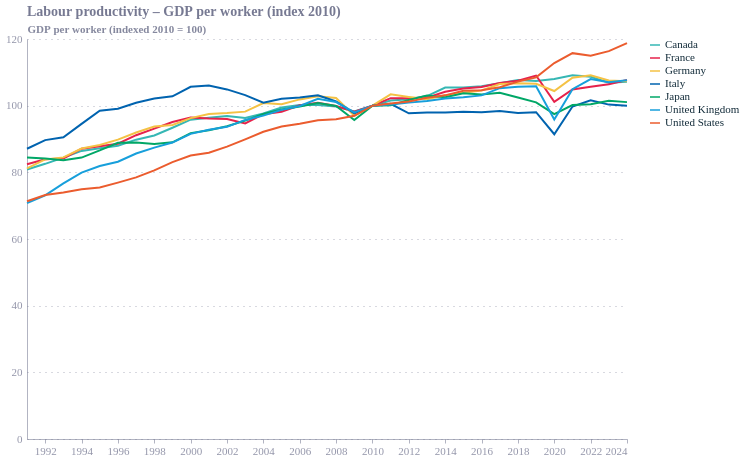

Source (notebook cell):
### Code cell
# line chart of GDP‑per‑worker indexed to 2010 (restrict to year ≤ 2000),
# with end-point markers and labels for United States and United Kingdom
df_2000 = wb_data[wb_data['year'] <= pd.Timestamp('2000-01-01')].copy()

lines = alt.Chart(df_2000).mark_line().encode(
    x='year:T',
    y=alt.Y('indexed_2010:Q', title='GDP per worker (indexed 2010 = 100)'),
    color=alt.Color('country:N', title=None)
)

# final point for each country (within the filtered range)
df_last = df_2000.loc[df_2000.groupby('country')['year'].idxmax()].reset_index(drop=True)
points = alt.Chart(df_last).mark_point(filled=True, size=60).encode(
    x='year:T',
    y='indexed_2010:Q',
    color=alt.Color('country:N', title=None)
)

# labels only for United States and United Kingdom, placed just to the right of the points
labels_df = df_last[df_last['country'].isin(['United States', 'United Kingdom'])]
labels = alt.Chart(labels_df).mark_text(align='left', dx=6, dy=-2).encode(
    x='year:T',
    y='indexed_2010:Q',
    text=alt.Text('indexed_2010:Q', format='.1f'),
    color=alt.Color('country:N', title=None)
)

chart_indexed = alt.layer(lines, points, labels).properties(
    width=600,
    height=400,
    title='Labour productivity – GDP per worker (index 2010) (≤2000)'
).interactive()

chart_indexed

### Figure 1 — Vega-Lite specification as saved in the notebook (floating-point values rounded to 4 significant figures; data arrays with more than 128 entries replaced by an {"elided": "..."} marker saying what was removed)
{"config": {"font": "Circular Std", "text": {"color": "#676A86", "align": "left", "baseline": "middle", "dx": 7, "dy": 0, "fontSize": 11}, "view": {"stroke": null, "continuousWidth": 400, "continuousHeight": 300, "discreteWidth": 400, "discreteHeight": 300}, "range": {"category": ["#36B7B4", "#E6224B", "#F4C245", "#0063AF", "#00A767", "#179FDB", "#EB5C2E"], "diverging": ["#E6224B", "#E54753", "#C9C9C9", "#179FDB", "#122B39"], "heatmap": ["#C9C9C9", "#179FDB", "#0063AF", "#122B39"], "ordinal": ["#00A767", "#36B7B4", "#179FDB", "#0063AF", "#243B5A"]}, "bar": {"color": "#179fdb"}, "line": {"color": "#e6224b"}, "rule": {"color": "#676A86"}, "area": {"opacity": 0.3}, "point": {"filled": true, "size": 80, "color": "#e6224b", "opacity": 0.95}, "geoshape": {"stroke": "white", "strokeWidth": 0.3}, "rect": {"fill": "#d6d4d4", "opacity": 0.3}, "axis": {"labelColor": "#676A86", "labelFontSize": 11, "labelFont": "Circular Std", "labelOpacity": 0.7, "tickColor": "#676A86", "tickOpacity": 0.5, "domainColor": "#676A86", "domainOpacity": 0.5, "gridColor": "#676A86", "gridDash": [2, 2], "gridOpacity": 0.5, "title": null, "titleColor": "#676A86", "titleOpacity": 0.8, "tickSize": 4}, "axisXDiscrete": {"grid": false, "labelAngle": 0, "tickCount": 10, "tickOpacity": 0.5, "title": null}, "axisYDiscrete": {"ticks": false, "labelPadding": 5}, "axisXTemporal": {"grid": false, "ticks": true}, "axisXQuantitative": {"grid": true}, "axisYQuantitative": {"gridColor": "#676A86", "gridDash": [1, 5], "gridOpacity": 0.5, "ticks": false, "labelPadding": 5, "tickCount": 8, "titleAngle": 0, "titleAlign": "left", "titleBaseline": "bottom", "titleX": 0, "titleY": -5}, "title": {"color": "#676A86E6", "subtitleColor": "#676A86", "font": "Circular Std", "subtitleFont": "Circular Std", "anchor": "start", "fontSize": 14, "subtitleFontSize": 12, "subtitlePadding": 4, "offset": 0, "frame": "group"}, "legend": {"titleColor": "#122b39", "title": null, "labelColor": "#122b39", "labelFontSize": 11}}, "data": {"name": "data-e7ff1b1f4005b17ff352c352682f6683"}, "mark": {"type": "line"}, "encoding": {"color": {"field": "country", "type": "nominal"}, "x": {"field": "year", "type": "temporal"}, "y": {"field": "indexed_2010", "title": "GDP per worker (indexed 2010 = 100)", "type": "quantitative"}}, "height": 400, "title": "Labour productivity – GDP per worker (index 2010)", "width": 600, "$schema": "https://vega.github.io/schema/vega-lite/v5.20.1.json", "datasets": {"data-e7ff1b1f4005b17ff352c352682f6683": {"elided": "238 records"}}}
